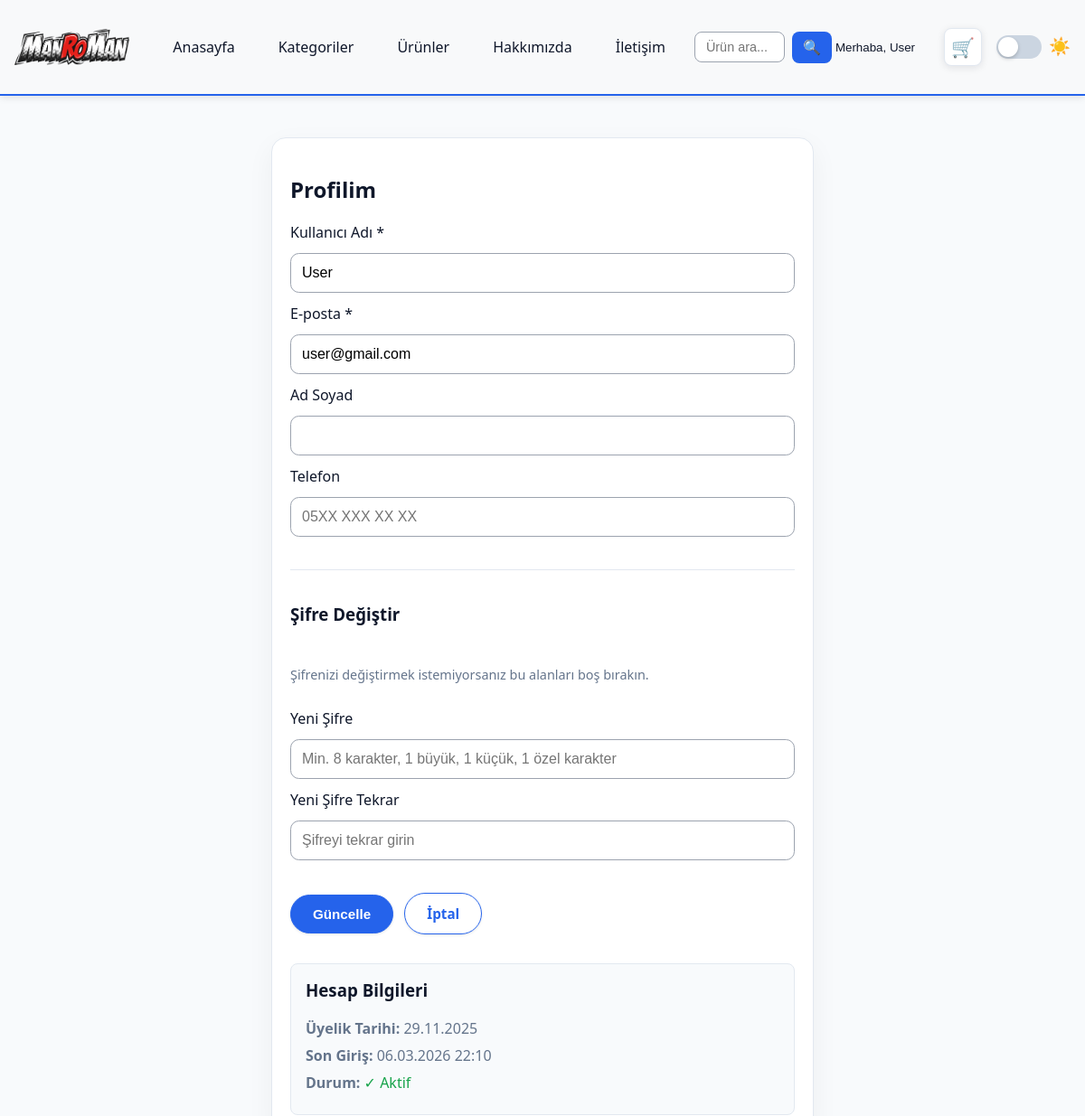
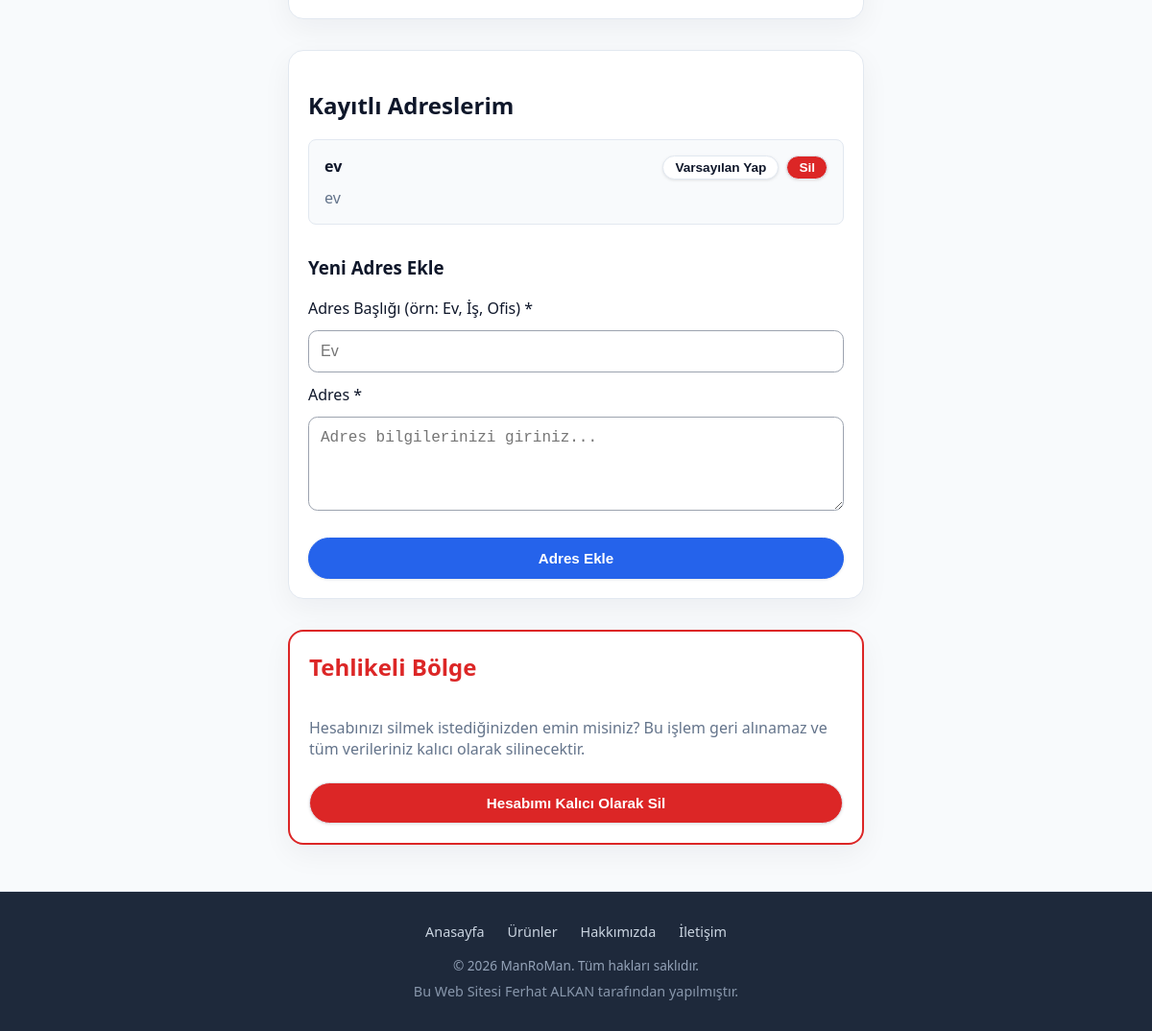
The app's page /profile.php (signed in) with its own data (2 pictures, top to bottom).
### tables this page shows
CREATE TABLE `site_users` (
  `id` int(10) UNSIGNED NOT NULL,
  `username` varchar(100) NOT NULL,
  `email` varchar(150) NOT NULL,
  `password_hash` varchar(255) NOT NULL,
  `full_name` varchar(150) DEFAULT NULL,
  `phone` varchar(50) DEFAULT NULL,
  `address` text DEFAULT NULL,
  `status` varchar(20) DEFAULT 'active',
  `created_at` timestamp NOT NULL DEFAULT current_timestamp(),
  `last_login` timestamp NULL DEFAULT NULL,
  `role` varchar(50) DEFAULT 'standard'
);

CREATE TABLE `user_addresses` (
  `id` int(10) UNSIGNED NOT NULL,
  `user_id` int(10) UNSIGNED NOT NULL,
  `address_title` varchar(100) NOT NULL,
  `address` text NOT NULL,
  `is_default` tinyint(1) DEFAULT 0,
  `created_at` timestamp NOT NULL DEFAULT current_timestamp()
);

### functions.php (called while the page is built, shortened)
<?php
function sanitize(string $value): string
{
    return htmlspecialchars($value, ENT_QUOTES, 'UTF-8');
}
function getPages(PDO $pdo): array
{
    $statement = $pdo->query('SELECT id, title, slug FROM pages ORDER BY id DESC');
    return $statement->fetchAll();
}
function userIsLoggedIn(): bool
{
    return isset($_SESSION['user']);
}
function getUser(): ?array
{
    return $_SESSION['user'] ?? null;
}
function adminIsLoggedIn(): bool
{
    return isset($_SESSION['admin']);
}

### profile.php (the view, shortened to what this page needs)
<?php
require __DIR__ . '/config.php';
$user = getUser();
$statement = $pdo->prepare('SELECT * FROM site_users WHERE id = :id');
$statement->execute(['id' => $user['id']]);
$currentUser = $statement->fetch();
$userAddresses = [];
try {
    $addressesStmt = $pdo->prepare('SELECT * FROM user_addresses WHERE user_id = :user_id ORDER BY id DESC');
    $addressesStmt->execute(['user_id' => $user['id']]);
    $userAddresses = $addressesStmt->fetchAll();
} catch (PDOException $e) {
    if (!empty($currentUser['address'])) {
        $userAddresses = [[
            'id' => 'old',
            'address_title' => 'Ev Adresi',
            'address' => $currentUser['address'],
            'is_default' => 1
        ]];
    }
}
include __DIR__ . '/partials/header.php';
?>
<section class="card" style="max-width: 600px; margin: 2rem auto;">
    <h1>Profilim</h1>
    <form method="post">
        <label for="username">Kullanıcı Adı *</label>
        <input id="username" name="username" value="<?php echo sanitize($_POST['username'] ?? $currentUser['username'] ?? ''); ?>" required minlength="3">
        <label for="email">E-posta *</label>
        <input id="email" name="email" type="email" value="<?php echo sanitize($_POST['email'] ?? $currentUser['email'] ?? ''); ?>" required>
        <label for="full_name">Ad Soyad</label>
        <input id="full_name" name="full_name" value="<?php echo sanitize($_POST['full_name'] ?? $currentUser['full_name'] ?? ''); ?>">
        <label for="phone">Telefon</label>
        <input id="phone" name="phone" type="tel" value="<?php echo sanitize($_POST['phone'] ?? $currentUser['phone'] ?? ''); ?>" placeholder="05XX XXX XX XX">
        <hr style="margin: 1.5rem 0; border: none; border-top: 1px solid var(--border);">
        <h3 style="margin-top: 0;">Şifre Değiştir</h3>
        <p style="color: var(--muted); font-size: 0.9rem; margin-bottom: 1rem;">Şifrenizi değiştirmek istemiyorsanız bu alanları boş bırakın.</p>
        <label for="password">Yeni Şifre</label>
        <input id="password" name="password" type="password" minlength="8" placeholder="Min. 8 karakter, 1 büyük, 1 küçük, 1 özel karakter">
        <label for="password_confirm">Yeni Şifre Tekrar</label>
        <input id="password_confirm" name="password_confirm" type="password" minlength="8" placeholder="Şifreyi tekrar girin">
        <div style="margin-top: 1.5rem;">
            <button class="btn btn-primary" type="submit">Güncelle</button>
            <a href="<?php echo BASE_URL; ?>/index.php" class="btn btn-outline" style="margin-left: 0.5rem;">İptal</a>
        </div>
    </form>
    <div style="margin-top: 2rem; padding: 1rem; background: var(--light); border-radius: 0.5rem; border: 1px solid var(--border);">
        <h3 style="margin-top: 0;">Hesap Bilgileri</h3>
        <p style="margin: 0.5rem 0; color: var(--muted);"><strong>Üyelik Tarihi:</strong> <?php echo date('d.m.Y', strtotime($currentUser['created_at'] ?? 'now')); ?></p>
        <?php if (!empty($currentUser['last_login'])): ?>
            <p style="margin: 0.5rem 0; color: var(--muted);"><strong>Son Giriş:</strong> <?php echo date('d.m.Y H:i', strtotime($currentUser['last_login'])); ?></p>
        <?php else: ?>
            <p style="margin: 0.5rem 0; color: var(--muted);"><strong>Son Giriş:</strong> Henüz giriş yapılmamış</p>
        <?php endif; ?>
        <p style="margin: 0.5rem 0; color: var(--muted);"><strong>Durum:</strong> <span style="color: #16a34a;">✓ Aktif</span></p>
    </div>
</section>
<section class="card" style="max-width: 600px; margin: 2rem auto;">
    <h2>Kayıtlı Adreslerim</h2>
    <?php if (count($userAddresses) > 0): ?>
        <div style="display: grid; gap: 1rem; margin-bottom: 2rem;">
            <?php foreach ($userAddresses as $addr): ?>
                <div style="padding: 1rem; border: 1px solid var(--border); border-radius: 0.5rem; background: var(--light);">
                    <div style="display: flex; justify-content: space-between; align-items: start; margin-bottom: 0.5rem;">
                        <div>
                            <strong><?php echo sanitize($addr['address_title']); ?></strong>
                        </div>
                        <div style="display: flex; gap: 0.5rem;">
                            <?php if (!$addr['is_default']): ?>
                                <form method="post" style="display: inline;">
                                    <button type="submit" class="btn" style="padding: 0.25rem 0.75rem; font-size: 0.85rem;">Varsayılan Yap</button>
                                </form>
                            <?php endif; ?>
                            <form method="post" style="display: inline;" onsubmit="return confirm('Bu adresi silmek istediğinize emin misiniz?');">
                                <button type="submit" class="btn" style="padding: 0.25rem 0.75rem; font-size: 0.85rem; background: #dc2626; color: white;">Sil</button>
                            </form>
                        </div>
                    </div>
                    <p style="margin: 0; color: var(--muted);"><?php echo nl2br(sanitize($addr['address'])); ?></p>
                </div>
            <?php endforeach; ?>
        </div>
    <?php else: ?>
        <p style="color: var(--muted); margin-bottom: 2rem;">Henüz kayıtlı adresiniz yok.</p>
    <?php endif; ?>
    <h3>Yeni Adres Ekle</h3>
    <form method="post">
        <label for="address_title">Adres Başlığı (örn: Ev, İş, Ofis) *</label>
        <input id="address_title" name="address_title" type="text" required placeholder="Ev">
        <label for="address_new">Adres *</label>
        <textarea id="address_new" name="address" rows="4" required placeholder="Adres bilgilerinizi giriniz..."></textarea>
        <button class="btn btn-primary" type="submit" style="margin-top: 1rem;">Adres Ekle</button>
    </form>
</section>
<section class="card" style="max-width: 600px; margin: 2rem auto; border: 2px solid #dc2626;">
    <h2 style="color: #dc2626; margin-top: 0;">Tehlikeli Bölge</h2>
    <p style="color: var(--muted); margin-bottom: 1.5rem;">Hesabınızı silmek istediğinizden emin misiniz? Bu işlem geri alınamaz ve tüm verileriniz kalıcı olarak silinecektir.</p>
    <form method="post" id="deleteAccountForm">
        <button class="btn" type="submit" id="deleteAccountBtn" style="background: #dc2626; color: white; width: 100%;">
            Hesabımı Kalıcı Olarak Sil
        </button>
    </form>
</section>
<?php include __DIR__ . '/partials/footer.php'; ?>

### partials/header.php (shortened to what this page needs)
<?php
$pages = getPages($pdo);
$pageSlugs = array_column($pages, 'slug');
$hasAboutPage = in_array('hakkimizda', $pageSlugs, true);
$hasContactPage = in_array('iletisim', $pageSlugs, true);
?>
<!DOCTYPE html>
<html lang="tr">
<head>
    <link rel="stylesheet" href="<?php echo BASE_URL; ?>/assets/css/styles.css">
    <link rel="stylesheet" href="<?php echo BASE_URL; ?>/assets/css/final_override.css">
</head>
<body>
<header class="site-header">
    <div class="container header-row">
        <a class="logo" href="<?php echo BASE_URL; ?>/index.php">
            <img src="<?php echo BASE_URL; ?>/img/logo.png" alt="ManRoMan" class="logo-image">
        </a>
        <nav class="main-nav">
            <a href="<?php echo BASE_URL; ?>/index.php">Anasayfa</a>
            <div class="dropdown header-nav-dropdown">
                <button type="button">Kategoriler</button>
            </div>
            <a href="<?php echo BASE_URL; ?>/products.php">Ürünler</a>
            <?php if ($hasAboutPage): ?><a href="<?php echo BASE_URL; ?>/about.php">Hakkımızda</a><?php endif; ?>
            <?php if ($hasContactPage): ?><a href="<?php echo BASE_URL; ?>/contact.php">İletişim</a><?php endif; ?>
            <form class="header-search" method="get" action="<?php echo BASE_URL; ?>/products.php" style="margin-left: auto; margin-right: 1rem;">
                <input
                    type="text"
                    name="search"
                    placeholder="Ürün ara..."
                    value="<?php echo sanitize($_GET['search'] ?? ''); ?>"
                    class="search-input"
                >
                <button type="submit" class="search-button" title="Ara">🔍</button>
            </form>
            <div class="nav-right-buttons">
                <?php if (adminIsLoggedIn()): ?>
                    <?php
                    $adminUser = $_SESSION['admin'] ?? null;
                    $adminName = $adminUser['username'] ?? 'Admin';
                    ?>
                    <div class="dropdown header-user-dropdown">
                        <button type="button" class="btn-user">Merhaba, <?php echo sanitize($adminName); ?></button>
                        <div class="dropdown-menu">
                            <a href="<?php echo BASE_URL; ?>/admin/dashboard.php">⚙️ Yönetim Paneli</a>
                            <a href="<?php echo BASE_URL; ?>/admin_profile.php">👤 Profilim</a>
                            <a href="<?php echo BASE_URL; ?>/my_orders.php">📦 Siparişlerim</a>
                            <a href="<?php echo BASE_URL; ?>/admin/logout.php">Çıkış Yap</a>
                        </div>
                    </div>
            <?php elseif (userIsLoggedIn()): ?>
                <?php
                $user = getUser();
                ?>
                <div class="dropdown header-user-dropdown">
                    <button type="button" class="btn-user">Merhaba, <?php echo sanitize($user['full_name'] ?: $user['username']); ?></button>
                </div>
                <?php endif; ?>
                <a href="<?php echo BASE_URL; ?>/cart.php" class="cart-button" title="Sepet">
                    <span class="cart-icon">🛒</span>
                </a>
                <button id="theme-toggle" class="theme-toggle" title="Tema Değiştir" type="button">
                    <span class="theme-slider">
                        <span class="theme-slider-handle"></span>
                    </span>
                    <span class="theme-label">☀️</span>
                </button>
            </div>
        </nav>
    </div>
</header>
<main class="container" style="flex: 1; padding-top: 2.5rem;">

### records on screen
site_users: username "User", email "user@gmail.com", created_at "29.11.2025", last_login "06.03.2026 22:10"
user_addresses: address_title "ev", address "ev"
